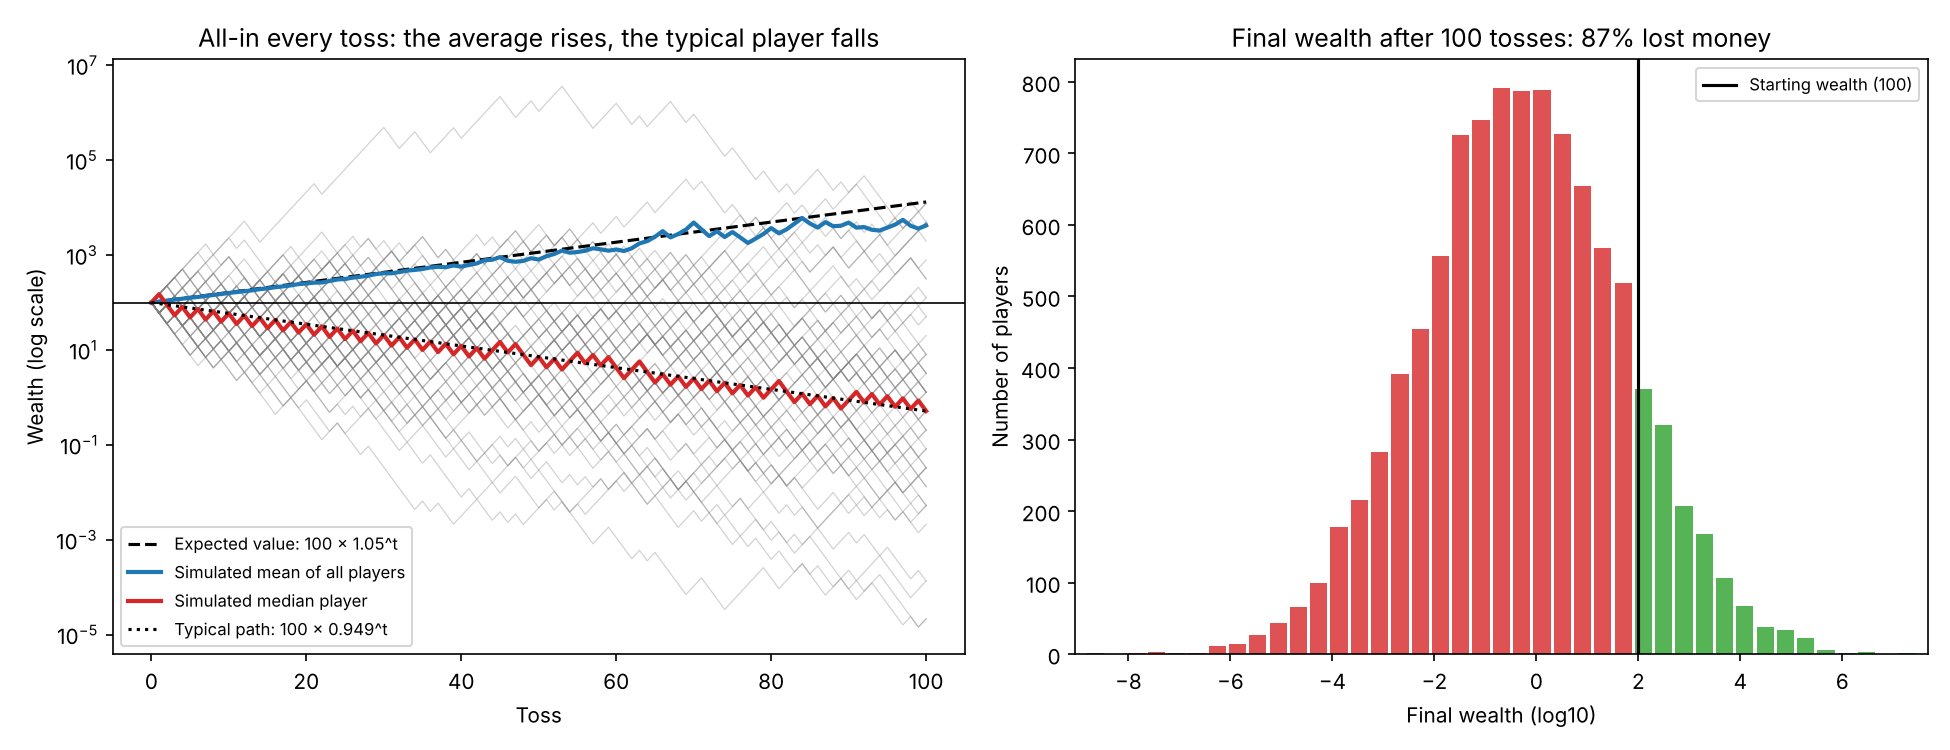

Python code for this plot:
"""
All-in on a "good" coin: why a positive expected return can still lose money.

The bet: a fair coin (50/50).
  Heads -> your wealth is multiplied by 1.5  (+50%)
  Tails -> your wealth is multiplied by 0.6  (-40%)
You bet ALL your wealth on every toss.

Expected value per toss:  0.5 * 1.5 + 0.5 * 0.6 = 1.05   (+5%, looks great)
Typical growth per toss:  sqrt(1.5 * 0.6) = 0.949         (-5.1%, a loser)

Run:  python all_in_coin.py      (needs numpy and matplotlib)
"""

import math

import matplotlib.pyplot as plt
import numpy as np

# ---------------- Settings ----------------
N_PLAYERS = 10_000      # number of independent players
N_TOSSES = 100          # tosses per player
START = 100.0           # starting wealth
UP, DOWN = 1.5, 0.6     # wealth multipliers for heads and tails
P_HEADS = 0.5
SEED = 42               # fix the random numbers so results are reproducible

rng = np.random.default_rng(SEED)

# ---------------- Simulation ----------------
# One row per player, one column per toss: True = heads
heads = rng.random((N_PLAYERS, N_TOSSES)) < P_HEADS
factors = np.where(heads, UP, DOWN)

# Wealth after each toss = start * product of all factors so far
wealth = START * np.cumprod(factors, axis=1)
wealth = np.hstack([np.full((N_PLAYERS, 1), START), wealth])   # add toss 0
final = wealth[:, -1]

# ---------------- Theory ----------------
ev_factor = P_HEADS * UP + (1 - P_HEADS) * DOWN                   # 1.05
log_growth = P_HEADS * math.log(UP) + (1 - P_HEADS) * math.log(DOWN)
typical_factor = math.exp(log_growth)                             # 0.949

# Exact chance of ending above the start: you need enough heads k so that
# UP^k * DOWN^(n-k) > 1.
k_min = math.floor(N_TOSSES * math.log(1 / DOWN) / math.log(UP / DOWN)) + 1
p_ahead = sum(math.comb(N_TOSSES, k) for k in range(k_min, N_TOSSES + 1)) / 2 ** N_TOSSES

# ---------------- Results ----------------
print("Per toss")
print(f"  Expected (average) factor : {ev_factor:.4f}  ({ev_factor - 1:+.1%})")
print(f"  Typical (geometric) factor: {typical_factor:.4f}  ({typical_factor - 1:+.1%})")
print()
print(f"After {N_TOSSES} tosses, starting from {START:.0f}")
print(f"  Theoretical expected wealth : {START * ev_factor ** N_TOSSES:,.0f}")
print(f"  Simulated mean wealth       : {final.mean():,.0f}")
print(f"  Theoretical typical wealth  : {START * typical_factor ** N_TOSSES:,.2f}")
print(f"  Simulated median wealth     : {np.median(final):,.2f}")
print(f"  Players who lost money      : {np.mean(final < START):.1%}"
      f"   (theory: {1 - p_ahead:.1%}, need {k_min}+ heads out of {N_TOSSES} to be ahead)")
print(f"  Players who lost 99% or more: {np.mean(final < START / 100):.1%}")
top = np.sort(final)[::-1]
print(f"  Share of all money held by the luckiest 1% of players: "
      f"{top[: N_PLAYERS // 100].sum() / final.sum():.1%}")

# ---------------- Plots ----------------
t = np.arange(N_TOSSES + 1)
fig, (ax1, ax2) = plt.subplots(1, 2, figsize=(13, 5))

# Left: individual paths, simulated mean and median, and the theory lines
for i in range(60):
    ax1.plot(t, wealth[i], color="grey", lw=0.6, alpha=0.35)
ax1.plot(t, START * ev_factor ** t, "k--", lw=1.5, label="Expected value: 100 x 1.05^t")
ax1.plot(t, wealth.mean(axis=0), color="tab:blue", lw=2, label="Simulated mean of all players")
ax1.plot(t, np.median(wealth, axis=0), color="tab:red", lw=2, label="Simulated median player")
ax1.plot(t, START * typical_factor ** t, "k:", lw=1.5, label="Typical path: 100 x 0.949^t")
ax1.axhline(START, color="black", lw=0.8)
ax1.set_yscale("log")
ax1.set_xlabel("Toss")
ax1.set_ylabel("Wealth (log scale)")
ax1.set_title("All-in every toss: the average rises, the typical player falls")
ax1.legend(fontsize=8, loc="lower left")

# Right: where players end up. Final wealth depends only on the number of
# heads k, so there are only N_TOSSES + 1 possible values: one bar for each.
n_heads = heads.sum(axis=1)
counts = np.bincount(n_heads, minlength=N_TOSSES + 1)
k = np.arange(N_TOSSES + 1)
log_w = np.log10(START * UP ** k * DOWN ** (N_TOSSES - k))
step = np.log10(UP / DOWN)
colors = np.where(log_w > np.log10(START), "tab:green", "tab:red")
ax2.bar(log_w, counts, width=0.85 * step, color=colors, alpha=0.8)
seen = log_w[counts > 0]
ax2.set_xlim(seen.min() - step, seen.max() + step)
ax2.axvline(np.log10(START), color="black", lw=1.5, label="Starting wealth (100)")
ax2.set_xlabel("Final wealth (log10)")
ax2.set_ylabel("Number of players")
ax2.set_title(f"Final wealth after {N_TOSSES} tosses: {np.mean(final < START):.0%} lost money")
ax2.legend(fontsize=8)

plt.tight_layout()
plt.savefig("all_in_coin.png", dpi=150)
plt.show()
